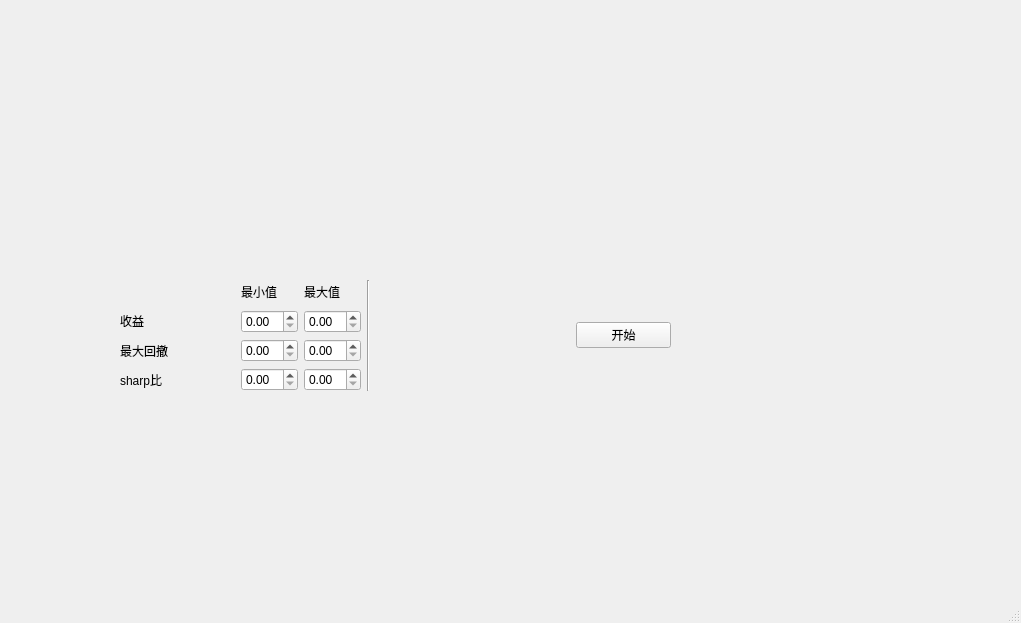
<?xml version="1.0" encoding="UTF-8"?>
<ui version="4.0">
 <class>MainWindow</class>
 <widget class="QMainWindow" name="MainWindow">
  <property name="geometry">
   <rect>
    <x>0</x>
    <y>0</y>
    <width>1021</width>
    <height>623</height>
   </rect>
  </property>
  <property name="windowTitle">
   <string>MainWindow</string>
  </property>
  <widget class="QWidget" name="centralwidget">
   <widget class="QWidget" name="">
    <property name="geometry">
     <rect>
      <x>120</x>
      <y>280</y>
      <width>551</width>
      <height>111</height>
     </rect>
    </property>
    <layout class="QHBoxLayout" name="horizontalLayout">
     <item>
      <layout class="QVBoxLayout" name="verticalLayout_2">
       <item>
        <widget class="QLabel" name="label_6">
         <property name="text">
          <string/>
         </property>
        </widget>
       </item>
       <item>
        <widget class="QLabel" name="label">
         <property name="text">
          <string>收益</string>
         </property>
        </widget>
       </item>
       <item>
        <widget class="QLabel" name="label_2">
         <property name="text">
          <string>最大回撤</string>
         </property>
        </widget>
       </item>
       <item>
        <widget class="QLabel" name="label_3">
         <property name="text">
          <string>sharp比</string>
         </property>
        </widget>
       </item>
      </layout>
     </item>
     <item>
      <spacer name="verticalSpacer">
       <property name="orientation">
        <enum>Qt::Vertical</enum>
       </property>
       <property name="sizeHint" stdset="0">
        <size>
         <width>20</width>
         <height>58</height>
        </size>
       </property>
      </spacer>
     </item>
     <item>
      <layout class="QGridLayout" name="gridLayout">
       <item row="3" column="1">
        <widget class="QDoubleSpinBox" name="doubleSpinBox_6"/>
       </item>
       <item row="3" column="0">
        <widget class="QDoubleSpinBox" name="doubleSpinBox_3"/>
       </item>
       <item row="1" column="1">
        <widget class="QDoubleSpinBox" name="doubleSpinBox_4"/>
       </item>
       <item row="2" column="1">
        <widget class="QDoubleSpinBox" name="doubleSpinBox_5"/>
       </item>
       <item row="2" column="0">
        <widget class="QDoubleSpinBox" name="doubleSpinBox_2"/>
       </item>
       <item row="1" column="0">
        <widget class="QDoubleSpinBox" name="doubleSpinBox"/>
       </item>
       <item row="0" column="0">
        <widget class="QLabel" name="label_4">
         <property name="text">
          <string>最小值</string>
         </property>
        </widget>
       </item>
       <item row="0" column="1">
        <widget class="QLabel" name="label_5">
         <property name="text">
          <string>最大值</string>
         </property>
        </widget>
       </item>
      </layout>
     </item>
     <item>
      <widget class="Line" name="line">
       <property name="orientation">
        <enum>Qt::Vertical</enum>
       </property>
      </widget>
     </item>
     <item>
      <spacer name="horizontalSpacer">
       <property name="orientation">
        <enum>Qt::Horizontal</enum>
       </property>
       <property name="sizeType">
        <enum>QSizePolicy::Preferred</enum>
       </property>
       <property name="sizeHint" stdset="0">
        <size>
         <width>200</width>
         <height>20</height>
        </size>
       </property>
      </spacer>
     </item>
     <item>
      <widget class="QPushButton" name="pushButton">
       <property name="enabled">
        <bool>true</bool>
       </property>
       <property name="text">
        <string>开始</string>
       </property>
      </widget>
     </item>
    </layout>
   </widget>
  </widget>
  <widget class="QMenuBar" name="menubar">
   <property name="geometry">
    <rect>
     <x>0</x>
     <y>0</y>
     <width>1021</width>
     <height>23</height>
    </rect>
   </property>
  </widget>
  <widget class="QStatusBar" name="statusbar"/>
 </widget>
 <resources/>
 <connections/>
</ui>
